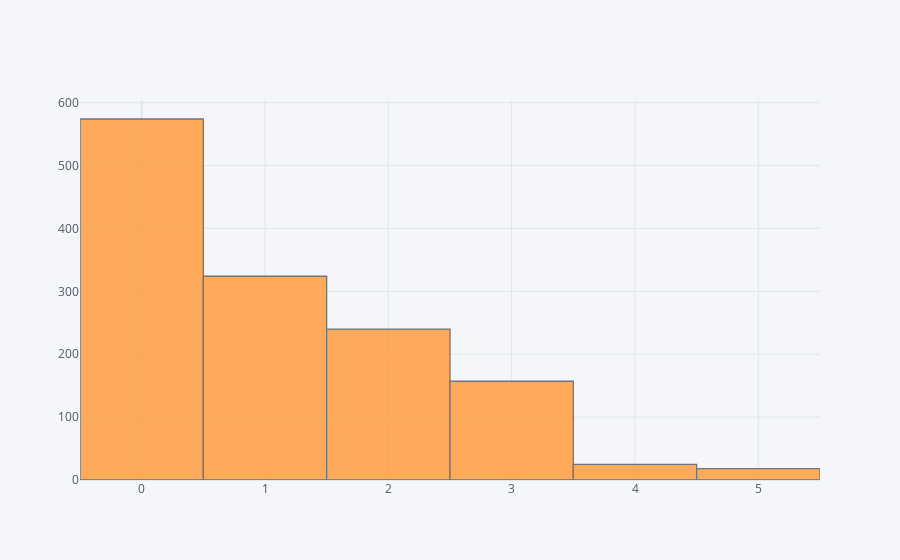

The cell this chart's notebook holds for it:
### Code cell
df["children"].iplot(kind="hist")

### Figure 1 — Plotly figure (JSON) as saved in the notebook; plotly's stock layout.template omitted (floating-point values rounded to 4 significant figures; data arrays with more than 128 entries replaced by an {"elided": "..."} marker saying what was removed)
{"data": [{"histfunc": "count", "histnorm": "", "marker": {"color": "rgba(255, 153, 51, 1.0)", "line": {"color": "#4D5663", "width": 1.3}}, "name": "children", "opacity": 0.8, "orientation": "v", "type": "histogram", "x": {"elided": "1338 int values"}}], "layout": {"barmode": "overlay", "legend": {"bgcolor": "#F5F6F9", "font": {"color": "#4D5663"}}, "paper_bgcolor": "#F5F6F9", "plot_bgcolor": "#F5F6F9", "title": {"font": {"color": "#4D5663"}}, "xaxis": {"gridcolor": "#E1E5ED", "showgrid": true, "tickfont": {"color": "#4D5663"}, "title": {"font": {"color": "#4D5663"}, "text": ""}, "zerolinecolor": "#E1E5ED"}, "yaxis": {"gridcolor": "#E1E5ED", "showgrid": true, "tickfont": {"color": "#4D5663"}, "title": {"font": {"color": "#4D5663"}, "text": ""}, "zerolinecolor": "#E1E5ED"}}}
